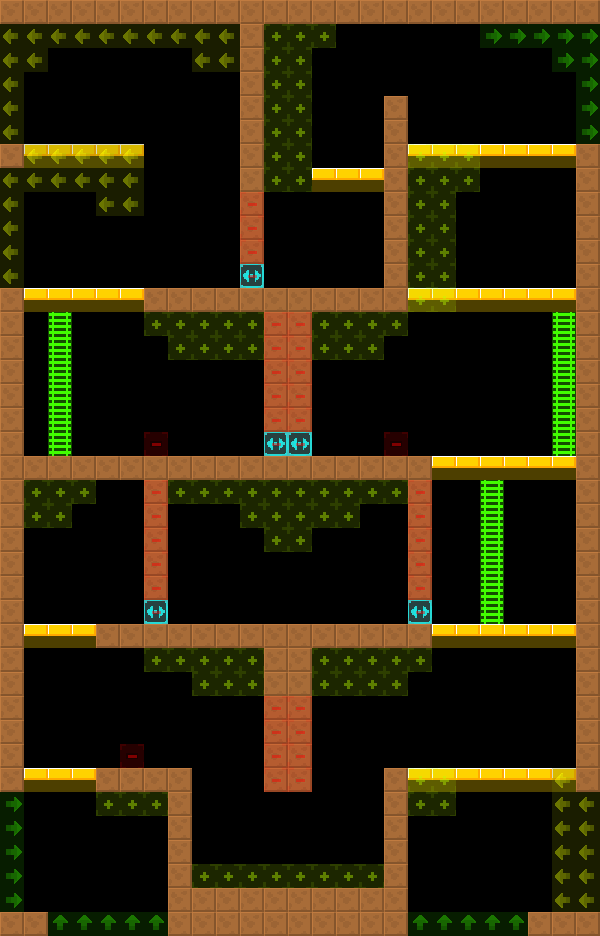

A 2D game scene composited from a Tiled map and its tileset images. What follows is a short description and the map's XML, with each tile layer's data collapsed to a summary:
An orthogonal 25x39 tile map with 24x24 px tiles, 2 tile layers (col, lnk), 2 tilesets and 3 objects (3x Door).

<map version="1.4" tiledversion="1.4.2" orientation="orthogonal" renderorder="right-down" width="25" height="39" tilewidth="24" tileheight="24" infinite="0" nextlayerid="4" nextobjectid="8">
 <tileset firstgid="6" source="../../lnk.tsx" />
 <tileset firstgid="1" source="../../col.tsx" />
 <layer id="1" name="col" width="25" height="39">
  <data>[975 cells, 279 non-empty, 4 distinct tile ids]</data>
 </layer>
 <layer id="2" name="lnk" width="25" height="39" opacity="0.5">
  <data>[975 cells, 210 non-empty, 5 distinct tile ids]</data>
 </layer>
 <objectgroup id="3" name="markers" opacity="0.5">
  <object id="1" name="Door" type="Door" x="144" y="432" width="24" height="24">
   <properties>
    <property name="yr" value="0" />
    <property name="xr" value="0" />
   </properties>
  </object>
  <object id="2" name="Door" type="Door" x="384" y="432" width="24" height="24">
   <properties>
    <property name="yr" value="0" />
    <property name="xr" value="0" />
   </properties>
  </object>
  <object id="3" name="Door" type="Door" x="120" y="744" width="24" height="24">
   <properties>
    <property name="yr" value="0" />
    <property name="xr" value="0" />
   </properties>
  </object>
 </objectgroup>
</map>
